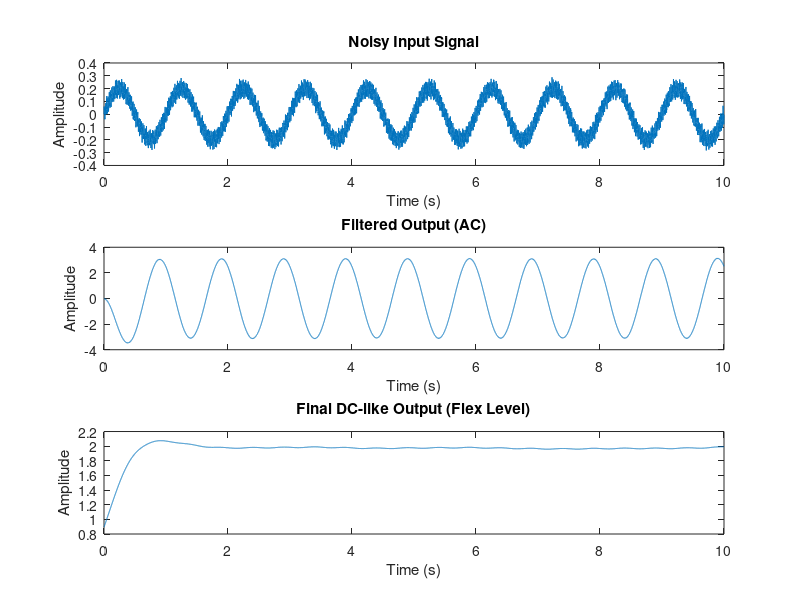

Write MATLAB code to recreate this figure.
clc; clear; close all;

%% ── 1. Component Values ───────────────────────────────────
R1 = 40;
R2 = 750;
R3 = 1000;
C1 = 100e-6;
C2 = 10e-6;

num_coeff = -1/(R1 * R2 * C1 * C2);

a2 = 1;
a1 = (1/R1 + 1/R2 + 1/R3) / C1;
a0 = 1 / (R2 * R3 * C1 * C2);

num = [num_coeff];
den = [a2, a1, a0];

sys = tf(num, den);

%% ── 2. Time Vector ────────────────────────────────────────
t = 0:0.001:10;   % 10 seconds

%% ── 3. Create NOISY FLEX SIGNAL ───────────────────────────
% Slow flex movement (desired signal)
flex = 0.2*sin(2*pi*1*t);

% Noise components
noise1 = 0.05*sin(2*pi*50*t);   % mains noise
noise2 = 0.02*sin(2*pi*120*t);  % higher freq noise
noise3 = 0.01*randn(size(t));   % random noise

% Total input signal
input_signal = flex + noise1 + noise2 + noise3;

%% ── 4. Pass through filter ────────────────────────────────
output = lsim(sys, input_signal, t);

%% ── 5. Rectification + Smoothing (DC extraction) ─────────
rectified = abs(output);

% Low-pass smoothing (envelope detection)
[b,a] = butter(2, 0.5/(1/0.001/2));  % cutoff ~2 Hz
dc_output = filtfilt(b,a,rectified);

%% ── 6. Plot Results ───────────────────────────────────────
figure;

subplot(3,1,1)
plot(t, input_signal)
title('Noisy Input Signal')
xlabel('Time (s)'), ylabel('Amplitude')

subplot(3,1,2)
plot(t, output)
title('Filtered Output (AC)')
xlabel('Time (s)'), ylabel('Amplitude')

subplot(3,1,3)
plot(t, dc_output)
title('Final DC-like Output (Flex Level)')
xlabel('Time (s)'), ylabel('Amplitude')
